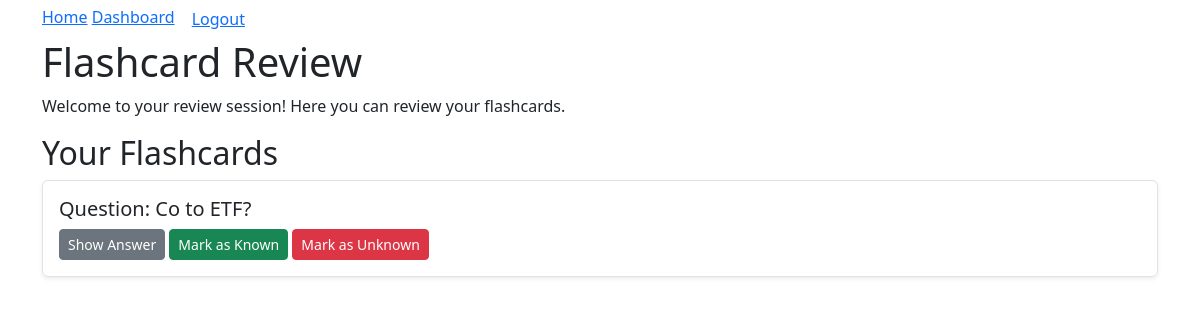
/review/ (signed in), run on an earlier commit of the app's database.
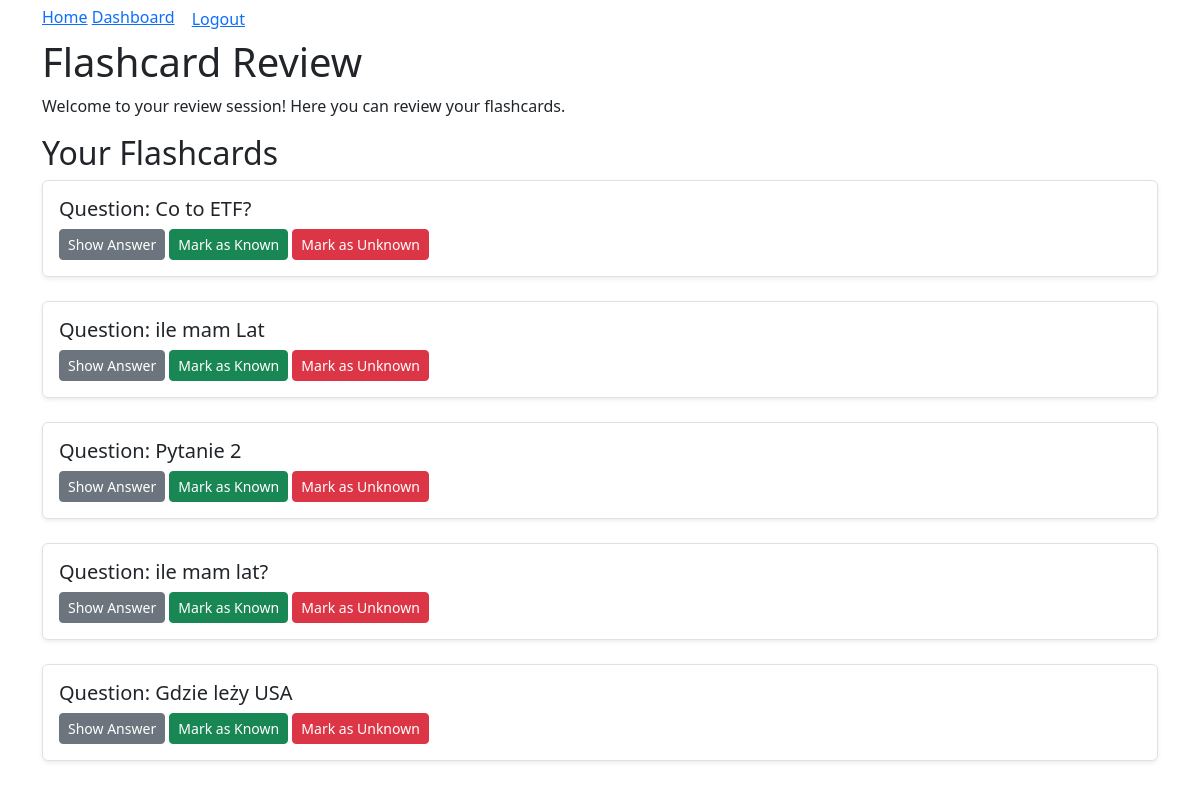
And on a later commit of the database.
### flashcards/models.py (models this page shows, shortened)
class UserProgress(models.Model):
    user = models.ForeignKey(User, on_delete=models.CASCADE)
    bin = models.IntegerField(default=0)
    last_reviewed = models.DateTimeField(null=True, blank=True)
    next_review = models.DateTimeField(default=timezone.now)
    flashcard = models.ForeignKey(Flashcard, on_delete=models.CASCADE)
    class Meta:
        unique_together = ('user', 'flashcard')

class Flashcard(models.Model):
    question = models.CharField(max_length=255)
    answer = models.CharField(max_length=255)

### flashcards/views.py (the view)
# urls.py: path('review/', start_review, name='start_review'),
@login_required
def start_review(request):
    to_review = UserProgress.objects.filter(user=request.user, next_review__date__lte=timezone.now().date()).all()
    return render(request, 'to_review.html', {
        'to_review': to_review
    })

### flashcards/templates/to_review.html (shortened to what this page needs)
{% extends "base.html" %}
{% block content %}
    <h1>Flashcard Review</h1>
    <p>Welcome to your review session! Here you can review your flashcards.</p>
    <h2>Your Flashcards</h2>
    {% if to_review %}
        {% for to_review in to_review %}
        <div class="flashcard-container mb-4 p-3 border rounded shadow-sm">
            <p class="h5">Question: {{ to_review.flashcard.question }}</p>
            <button class="btn btn-secondary btn-sm show-answer-btn">Show Answer</button>
            <a class="btn btn-success btn-sm" href="{% url 'mark_flashcard' to_review.id 'true' %}">Mark as Known</a>
            <a class="btn btn-danger btn-sm" href="{% url 'mark_flashcard' to_review.id 'false' %}">Mark as Unknown</a>
        </div>
        {% endfor %}
    {% else %}
        <p>No flashcards to review today. Great job!</p>
    {% endif %}
{% endblock %}

What changed in the data, as far as the page shows it:
added UserProgress: flashcard.question "ile mam Lat"
added UserProgress: flashcard.question "Pytanie 2"
added UserProgress: flashcard.question "ile mam lat?"
added UserProgress: flashcard.question "Gdzie leży USA"
